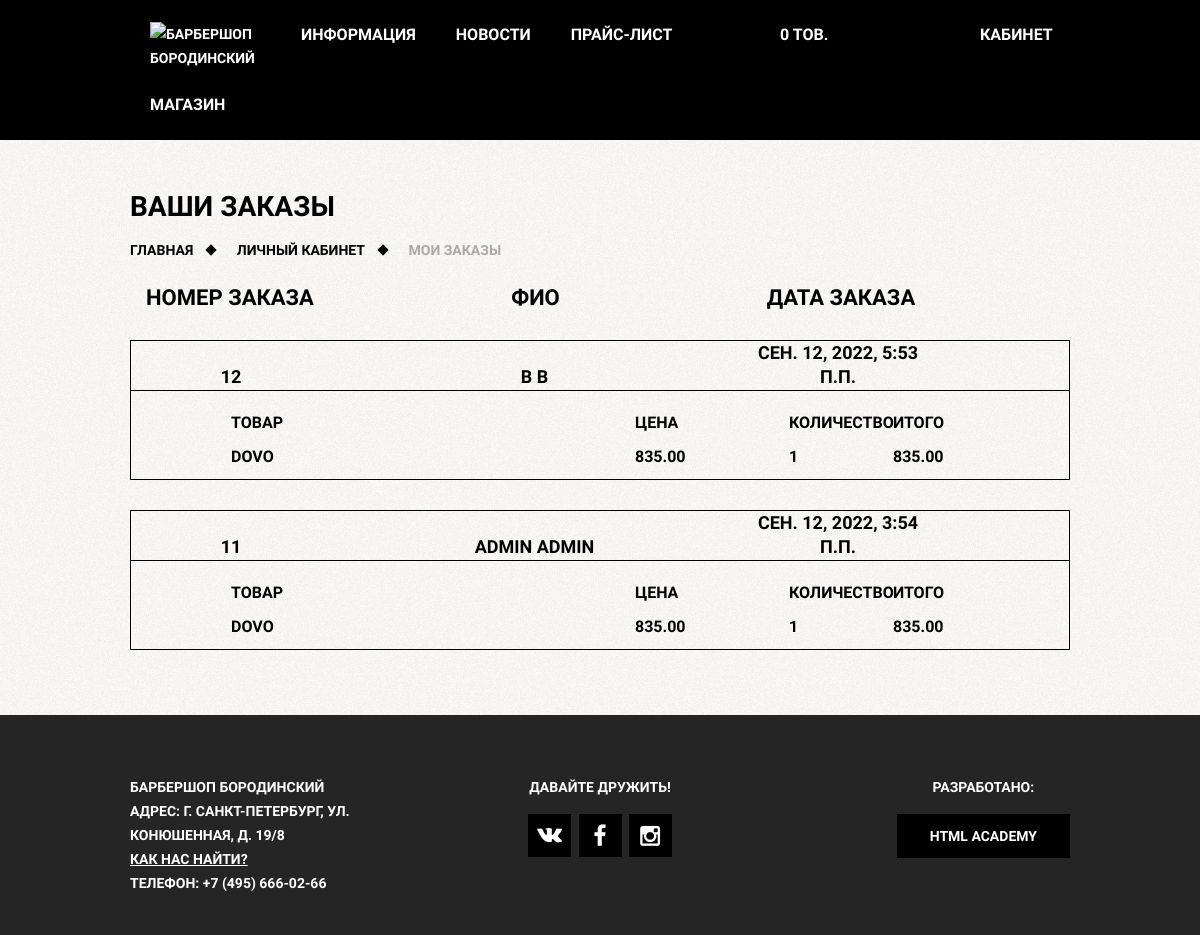
/account/my_orders/ (signed in), run on an earlier commit of the app's database.
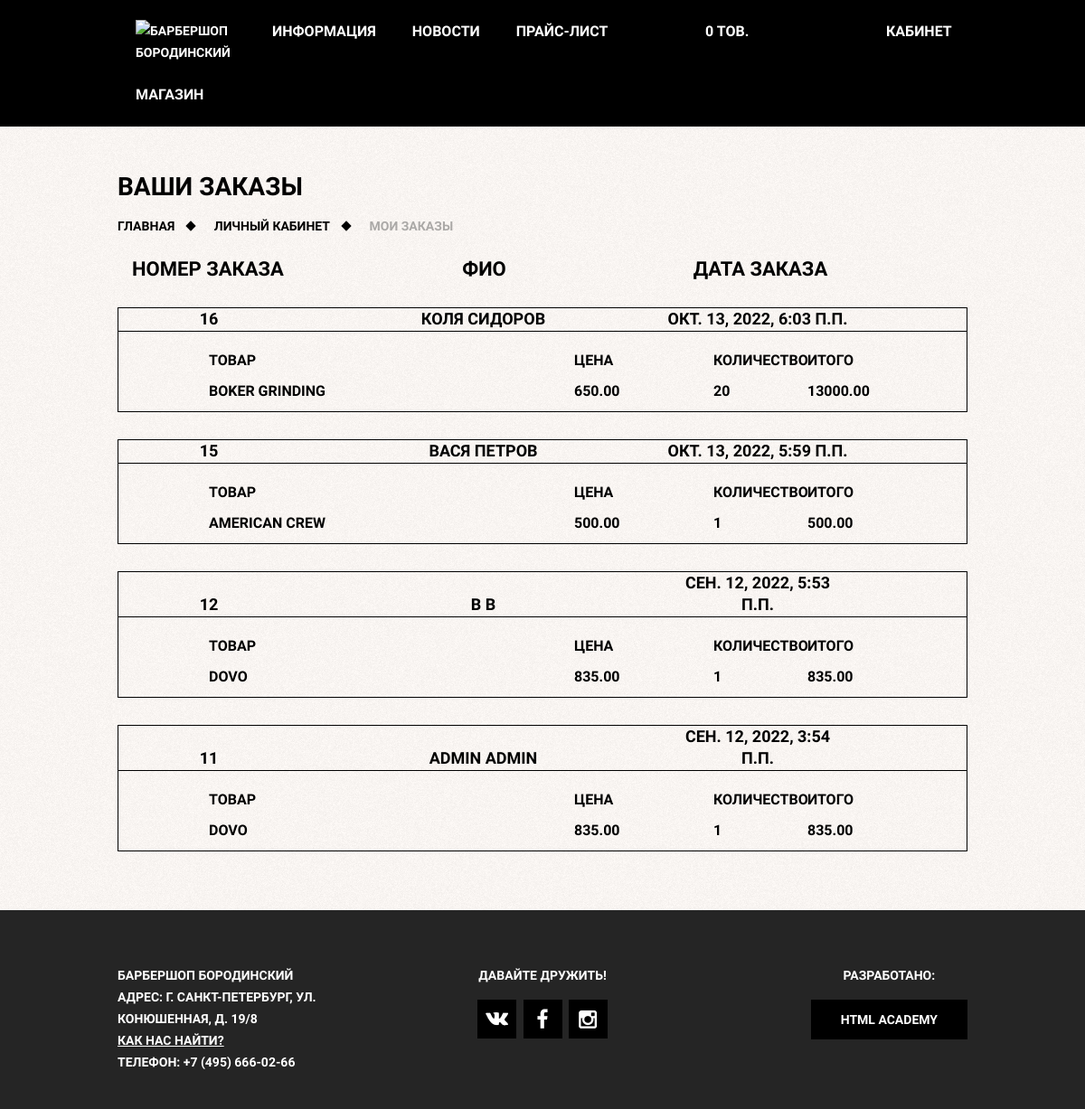
And on a later commit of the database.
### barber_orders/models.py (models this page shows, shortened)
class Order(models.Model):
    NO_PAID = 0
    PAID = 1
    SENT = 2
    DELIVERED = 3
    STATUS_CHOICES = ((NO_PAID, 'Не оплачено'),
                      (PAID, 'Оплачено'),
                      (SENT, 'Отправлено'),
                      (DELIVERED, 'Доставлено')
                      )
    first_name = models.CharField(max_length=20)
    last_name = models.CharField(max_length=30)
    email = models.EmailField()
    address = models.CharField(max_length=250)
    phone = models.CharField(max_length=15)
    user_comment = models.TextField(blank=True)
    created = models.DateTimeField(auto_now_add=True)
    updated = models.DateTimeField(auto_now=True)
    status = models.IntegerField(choices=STATUS_CHOICES, default=NO_PAID)
    profile = models.ForeignKey(Profile, related_name='profile_orders', on_delete=models.SET_NULL, null=True)
    class Meta:
        ordering = ('-created',)

class OrderItem(models.Model):
    order = models.ForeignKey(Order, related_name='items', 	on_delete=models.CASCADE)
    product = models.ForeignKey(Product, related_name='order_items', on_delete=models.CASCADE)
    price = models.DecimalField(max_digits=10, decimal_places=2)
    quantity = models.PositiveIntegerField(default=1)
    def get_cost(self):
        return self.price * self.quantity

### barber_shop/models.py (models this page shows, shortened)
class Product(models.Model):
    category = models.ForeignKey('Category',
                                 on_delete=models.PROTECT,
                                 related_name='product_category'
                                 )
    group = models.ForeignKey('ProductGroup',
                              on_delete=models.PROTECT,
                              related_name='product_group'
                              )
    name = models.ForeignKey('Manufacturer',
                             on_delete=models.PROTECT,
                             related_name='product_name'
                             )
    slug = models.SlugField(max_length=100, blank=True, unique=True)
    article = models.CharField(max_length=20, db_index=True)
    preview_image = models.ImageField(upload_to='shop_gallery/preview', blank=True)
    price = models.DecimalField(max_digits=5, decimal_places=0)
    available = models.BooleanField(default=True)
    short_description = models.TextField(blank=True)
    description = RichTextUploadingField(blank=True, null=True)
    created = models.DateTimeField(auto_now_add=True)
    updated = models.DateTimeField(auto_now=True)
    def __str__(self):
        return self.name.manufacturer
    class Meta:
        ordering = ['-updated']

class Manufacturer(models.Model):
    manufacturer = models.CharField(max_length=35)
    slug = models.SlugField(max_length=35, blank=True, unique=True)

### barber_account/views.py (the view)
# urls.py: path('my_orders/', show_my_orders, name='my_orders'),
@login_required
def show_my_orders(request):
    user = User.objects.get(id=request.user.id)
    profile = Profile.objects.filter(user=user).get()
    my_orders = profile.profile_orders.all()
    return render(request, 'barber_account/my_orders.html', {'my_orders': my_orders})

### barber_account/context_processors.py (called while the page is built)
def loginform(request):
    return {'form': LoginForm}

### barber_cart/cart.py (called while the page is built)
    def __len__(self):
        return sum(item['quantity'] for item in self.cart.values())

### barber_cart/context_processors.py (called while the page is built)
def cart(request):
	return {'cart': Cart(request)}

### barber_account/templates/barber_account/my_orders.html (shortened to what this page needs)
{% extends 'base.html' %}
{% block bodyclass %}
	class="inner-page"
{% endblock %}
{% block content %}
	<h1>Ваши заказы</h1>
	<ul class="breadcrumbs">
        <li><a href="{% url 'main_page' %}">Главная</a></li>
        <li><a href="{% url 'dashboard' %}">Личный кабинет</a></li>
        <li class="current">Мои заказы</li>
    </ul>
	<div style="font-size:22px; margin-bottom:30px;">
		<div style="display:inline-block; width:200px; text-align:center;">Номер заказа</div>
		<div style="display:inline-block; width:400px; text-align:center;">ФИО</div>
		<div style="display:inline-block; width:200px; text-align:center;">Дата заказа</div>
	</div>
	{% for order in my_orders %}
		<div style="margin-bottom:30px; border:1px solid #000">
			<div style="margin-bottom:20px; border-bottom:1px solid #000;">
				<div style="display:inline-block; width:200px; font-size:18px; text-align:center;">{{ order.id }}</div>
				<div style="display:inline-block; width:400px; font-size:18px; text-align:center;">{{ order.first_name }}  {{ order.last_name }}</div>
				<div style="display:inline-block; width:200px; font-size:18px; text-align:center;">{{ order.created }}</div>
			</div>
			<div style="margin-left:100px; font-size:16px;">
				<div style="display:inline-block; width:400px;">Товар</div>
				<div style="display:inline-block; width:150px;">Цена</div>
				<div style="display:inline-block; width:100px;">Количество</div>
				<div style="display:inline-block; width:150px;">Итого</div>
				<div style="margin-top:10px; margin-bottom:10px;">
				{% for item in order.items.all %}
					<div style="display:inline-block; width:400px;">{{ item.product }}</div>
					<div style="display:inline-block; width:150px;">{{ item.price }}</div>
					<div style="display:inline-block; width:100px;">{{ item.quantity }}</div>
					<div style="display:inline-block; width:150px;">{{ item.get_cost }}</div>
				{% endfor %}
				</div>
			</div>
		</div>
	{% endfor %}
{% endblock %}

### templates/base.html (shortened to what this page needs)
{% load static %}
<!DOCTYPE html>
<html lang="ru">
 <head>
	<link rel="stylesheet" href="{% static 'css/normalize.css' %}">
	<link rel="stylesheet" href="{% static 'css/style.css' %}">
 </head>
<body
	{% block bodyclass %}
	{% endblock %}
>
	{% include 'include/header.html' %}
	<main class="container">
		{% block content %}
		{% endblock %}
	</main>
	{% include 'include/footer.html' %}
</body>
</html>

### templates/include/header.html
{% load static %}
<header class="main-header">
    <div class="container clearfix">
        <nav class="main-navigation">
			{% with request.resolver_match.url_name as url_name %}
				{% if url_name != 'main_page' %}
					<a class="logo-inner" href="{% url 'main_page' %}">
						<img src="{% static 'images/inner-logo.png' %}" width="111"
						height="24" alt="Барбершоп Бородинский">
					</a>
				{% endif %}
			<ul>
				<li class="{% if url_name == 'main_page' %}active{% endif %}"><a href="{% url 'main_page' %}">Информация</a></li>
				<li class="{% if url_name == 'news_page' or url_name == 'news_detail' %}active{% endif %}"><a href="{% url 'news_page' %}">Новости</a></li>
				<li class="{% if url_name == 'price_page' %}active{% endif %}"><a href="{% url 'price_page' %}">Прайс-лист</a></li>
				<li class="{% if '/shop/' in request.path %}active{% endif %}"><a href="{% url 'shop_page' %}">Магазин</a></li>
			</ul>
			{% endwith %}
        </nav>
		<div class="cart-block">
			{% with total_items=cart|length %}
				{% if cart|length > 0 %}
					<a class="dashboard" href="{% url 'cart_detail' %}">
						{{ total_items }} шт-{{ cart.get_total_price }} р.
					</a>
				{% else %}
					<span class="dashboard" href="#">0 тов.</span>
				{% endif %}
			{% endwith %}
		</div>
        <div class="user-block">
            {% if request.user.is_authenticated %}
				<a class="dashboard" href="{% url 'dashboard' %}">Кабинет</a>
			{% else %}
				<a class="login" href="{% url 'login' %}">Вход</a>
			{% endif %}
        </div>
    </div>
</header>

### templates/include/footer.html
{% load static %}
<footer class="main-footer">
    <div class="container clearfix">
        <section class="footer-contacts">
            Барбершоп Бородинский<br>
            Адрес: г. Санкт-Петербург, ул. Конюшенная, д. 19/8<br>
            <a href="#">Как нас найти?</a><br>
            Телефон: +7 (495) 666-02-66
        </section>
        <section class="footer-social">
            <p>Давайте дружить!</p>
            <a class="social-btn social-btn-vk" href="#">Вконтакте</a>
            <a class="social-btn social-btn-fb" href="#">Фейсбук</a>
            <a class="social-btn social-btn-inst" href="#">Инстаграм</a>
        </section>
        <section class="footer-copyright">
            <p>Разработано:</p>
            <a class="btn" href="https://htmlacademy.ru">HTML Academy</a>
        </section>
    </div>
</footer>

### templates/include/modal_content.html (shortened to what this page needs)
{% load static %}

### static/css/style.css (style rules this page uses)
html, body { margin: 0; padding: 0; }
body { min-width: 960px; font-weight: 700; font-size: 14px; line-height: 24px; font-family: "PT Sans Narrow", "Arial", sans-serif; color: #ffffff; text-transform: uppercase; background: #000000 url(../images/tint.png) no-repeat center top; }
img { max-width: 100%; height: auto; }
.inner-page { color: #000000; background: #f8f3f0 url(../images/pattern-white.jpg) repeat; }
.clearfix::after { content: ""; display: table; clear: both; }
.container { width: 940px; margin: 0 auto; padding: 0 10px; }
.main-header { margin-bottom: 60px; color: #ffffff; background-color: #000000; }
.inner-page .main-header { margin-bottom: 55px; }
.main-navigation { float: left; width: 600px; min-height: 70px; }
.main-navigation ul { margin: 0; padding: 0; list-style: none; font-size: 0; }
.main-navigation li { display: inline-block; vertical-align: top; font-size: 16px; line-height: 20px; }
.main-navigation a { display: block; padding: 25px 20px; color: #ffffff; text-decoration: none; }
.main-navigation .logo-inner { float: left; width: 111px; height: 20px; padding-top: 22px; }
.main-navigation .logo-inner img { width: 111px; height: 24px; }
.user-block { float: right; width: 140px; min-height: 70px; }
.btn { display: inline-block; padding: 10px 33px; margin-right: 16px; font-weight: 700; font-size: 14px; line-height: 24px; font-family: "PT Sans Narrow", "Arial", sans-serif; text-transform: uppercase; text-decoration: none; vertical-align: top; text-align: center; color: #ffffff; background-color: #000000; border: none; outline: none; cursor: pointer; }
.breadcrumbs { margin: 0; padding: 0; list-style: none; }
.breadcrumbs li { position: relative; display: inline; padding-right: 40px; }
.breadcrumbs a { color: #000000; text-decoration: none; }
.breadcrumbs .current { color: #aba9a7; }
.breadcrumbs li::after { content: ""; position: absolute; top: 4px; right: 18px; width: 8px; height: 8px; background-color: #000000; transform: rotate(45deg); }
.breadcrumbs .current::after { content: none; }
.main-footer { margin-top: 65px; padding-top: 60px; padding-bottom: 40px; color: #ffffff; background-color: #252525; }
.footer-contacts { float: left; width: 320px; margin-right: 60px; min-height: 90px; }
.footer-contacts a { color: #ffffff; }
.footer-social { float: left; width: 180px; min-height: 90px; text-align: center; }
.footer-social p { margin: 0; margin-bottom: 15px; }
.social-btn { display: inline-block; margin: 0 2px; width: 43px; height: 43px; font-size: 0; vertical-align: top; text-decoration: none; background: #000000; transition: background-position 0.5s, background-color 0.5s }
.social-btn-vk { background: #000000 url("../images/vk.png") no-repeat center; }
.social-btn-fb { background: #000000 url("../images/fb.png") no-repeat center; }
.social-btn-inst { background: #000000 url("../images/inst.png") no-repeat center; }
.footer-copyright { float: right; max-width: 180px; min-height: 90px; }
.footer-copyright p { margin: 0; margin-bottom: 15px; text-align: center; }
.footer-copyright .btn { margin-right: 0; }
.dashboard { position: relative; display: inline-block; padding: 25px 20px; padding-left: 50px; font-size: 16px; line-height: 20px; vertical-align: top; color: #ffffff; text-decoration: none; }
.cart-block { float: left; width: 180px; min-height: 70px; }

What changed in the data, as far as the page shows it:
added Order: id "16", first_name "КОЛЯ", last_name "СИДОРОВ", created "ОКТ. 13, 2022, 6:03 П.П."
added OrderItem: product "BOKER GRINDING", price "650.00", quantity "20", get_cost "13000.00", shown under "16"
added Order: id "15", first_name "ВАСЯ", last_name "ПЕТРОВ", created "ОКТ. 13, 2022, 5:59 П.П."
added OrderItem: product "AMERICAN CREW", price "500.00", quantity "1", get_cost "500.00", shown under "15"
